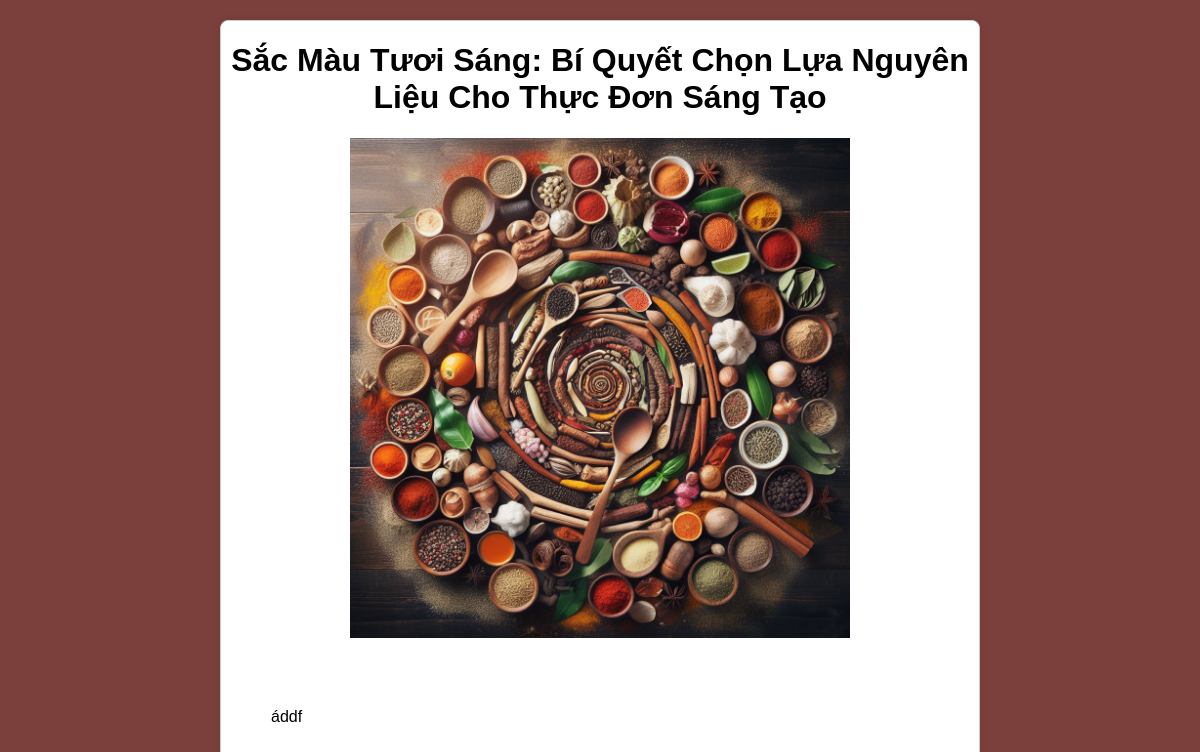
/blog.php?MaBlog=2, run on the app's committed database.
### tables this page shows
CREATE TABLE `blog` (
  `MaBlog` int(11) NOT NULL,
  `TenBlog` mediumtext NOT NULL,
  `ThoiGianDang` datetime NOT NULL,
  `NoiDung` longtext NOT NULL,
  `MaLoaiBlog` int(11) NOT NULL,
  `AnhBlog` varchar(255) NOT NULL
);

### blog.php (the view, shortened to what this page needs)
<?php
require_once("components/connection.php");
$MaBlog = $_GET['MaBlog'];
?>
<!DOCTYPE html>
<html lang="en">
<head>
</head>
<body>
    <div class="blog-container">
        <?php
            $sql = "SELECT * FROM blog where MaBlog=$MaBlog";
            $result = $conn->query($sql);
            if ($result->num_rows > 0) {
                while ($row = $result->fetch_assoc()) {
                    ?>
                <div class="blog-card">
                 <?php   echo '<h1>' . $row['TenBlog'] . '</h1>';
                    echo '<img class="blog-image" src="' . $row['AnhBlog'] . '" alt="' . $row['TenBlog'] . '">';
                    ?>
                <div class="text-content">
                   <?php
                    echo '<p>' . $row['NoiDung'] . '</p>';
                    ?>
                    </div>
                    </div>
            <?php
                }
            } else {
                echo '<p>No blogs found</p>';
            }
        ?>
    </div>
</body>
</html>

### blog.php (style rules this page uses)
body { font-family: Arial, sans-serif; margin: 20px; text-align: center; background-color: #7b403b; padding-left: 200px; padding-right: 200px; }
.blog-container { display: flex; flex-wrap: wrap; gap: 20px; justify-content: center; }
.blog-card { border: 1px solid #ccc; border-radius: 8px; overflow: hidden; background-color: white; width: 100%; box-shadow: 0 0 10px rgba(0, 0, 0, 0.1); }
.blog-image { height: 500px; object-fit: cover; }
.text-content { text-align: justify; padding: 50px; }

### data on the page
blog: TenBlog "Sắc Màu Tươi Sáng: Bí Quyết Chọn Lựa Nguyên Liệu Cho Thực Đơn Sáng Tạo", AnhBlog (picture), NoiDung "áddf"
